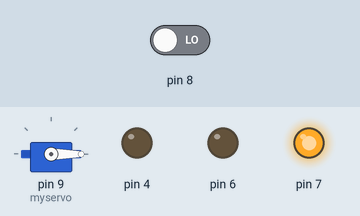
Bench run of a sketch on a simulated Arduino Uno, built with avr-gcc and run on an emulated ATmega328P. On the bench: servo, output pins drawn as LEDs (lit = HIGH). Inputs (shaded band) come from the test bench; at power-on: pin 8 LOW.

Above: at 1.8 s.
1.9 s: pin 8 driven HIGH
At 2.1 s:
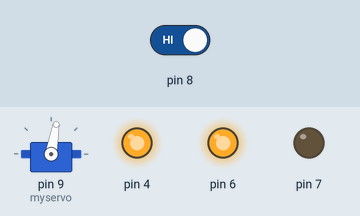
At 3.2 s:
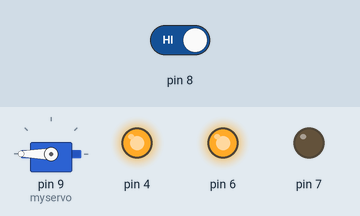
Timing chart, 0 to 8.9 s (numbered marks = the images above; inputs shaded):
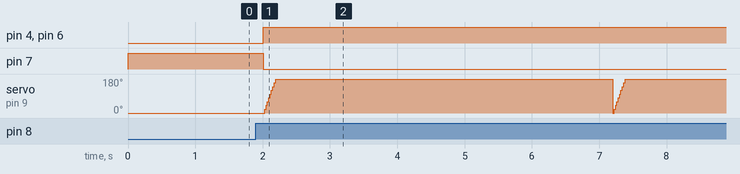

Measured:
- after the input at 1.9 s, pin 4, pin 6: LOW → HIGH after 0.11 s; pin 7: HIGH → LOW after 0.11 s

The sketch:

simhack_2.ino
```cpp
#include <Servo.h>

Servo myservo;
int pos = 0;


void setup()
{

  myservo.attach(9);
  pinMode(7, OUTPUT);
  pinMode(6, OUTPUT);
  pinMode(8, INPUT);
  pinMode(4, OUTPUT);
}
void motion_detect()
{
 digitalWrite(4,HIGH);
 digitalWrite(7,LOW);
 digitalWrite(6,HIGH);
 for (pos = 0; pos <= 180; pos += 10)
   {

    myservo.write(pos);
    delay(10);

   }
  delay(5000);

}
void no_motion()
{
 digitalWrite(4,LOW);
 digitalWrite(6,LOW);
 digitalWrite(7,HIGH);
 for (pos ; pos >= 0; pos -= 10)
   {

    myservo.write(pos);
    delay(10);

   }
   delay(1000);

}
void loop()
{
   if (digitalRead(8) == HIGH)
   {
    motion_detect();
   }
  if (digitalRead(8) == LOW)
   {
    no_motion();
   }
}
```
